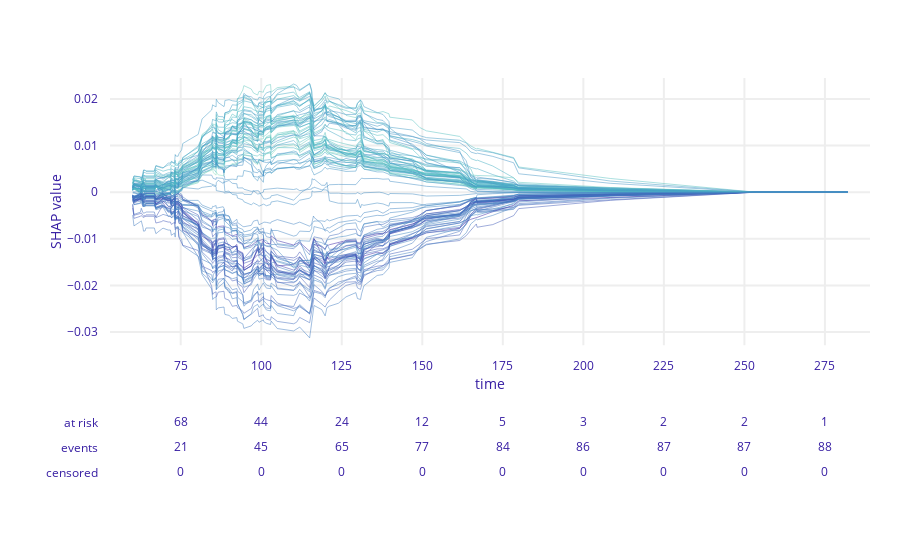

The cell this chart's notebook holds for it:
### Code cell
model_survshap.plot_shap_lines_for_all_individuals(variable="Feature28")
